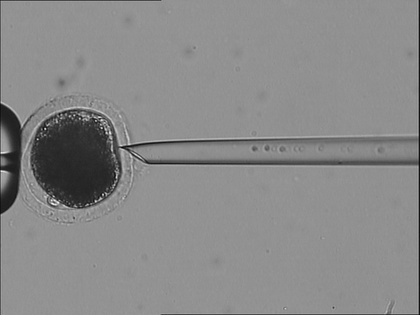
%> input picture Pictures/1033.jpg, 420 x 315 px, shrunk from 768 x 576 before the run
$ octave Harris.m   (GNU Octave 9; MATLAB toolbox functions it lacks are replaced by stand-ins)
%> lines starting %> are read from the running program, lines starting %| are printed output that depends on the picture
clc;clear;close all;

img=imread('./Pictures/1033.jpg');
%> img is the input picture: size 315x420 uint8; min 1, max 246, mean 137
subplot(121),imshow(img),title('原图');
img_gray=im2gray(img);

psf=fspecial('gaussian',[5,5],1);
Ix=filter2([-1,0,1],img_gray);
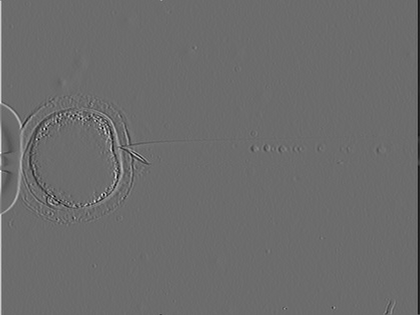
%> Ix: size 315x420 double; min -175, max 236, mean -0.1; drawn with min black and max white
Iy=filter2([-1,0,1]',img_gray);
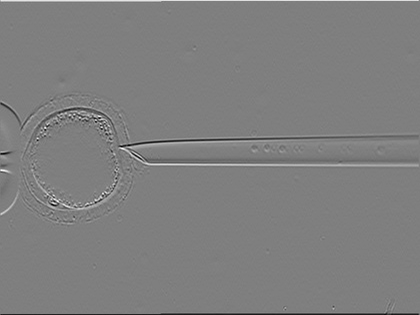
%> Iy: size 315x420 double; min -196, max 197, mean -0.1; drawn with min black and max white
Ix2=filter2(psf,Ix.^2);
Iy2=filter2(psf,Iy.^2);
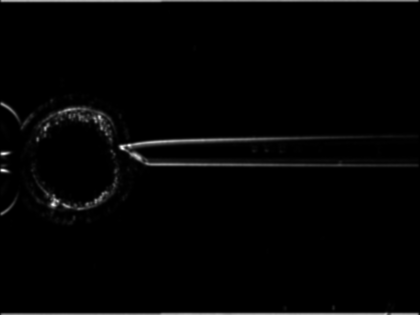
%> Iy2: size 315x420 double; min 0.0545, max 15894.3, mean 280.7; drawn with min black and max white
Ixy=filter2(psf,Ix.*Iy);
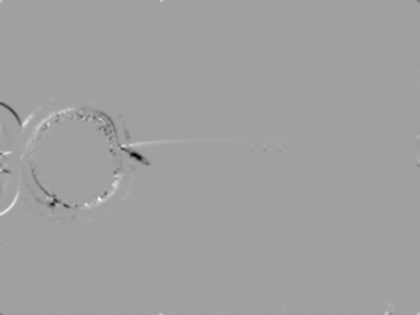
%> Ixy: size 315x420 double; min -10381.9, max 6101.5, mean -10.1; drawn with min black and max white

[m,n]=size(img_gray);
%> m = 315; n = 420
R=zeros(m,n);
max=0;
for i=1:m
    for j=1:n
        M=[Ix2(i,j),Ixy(i,j); Ixy(i,j),Iy2(i,j)];
        R(i,j)=det(M)-0.05*(trace(M))^2;
        if R(i,j)>max
            max=R(i,j);
        end
    end
end
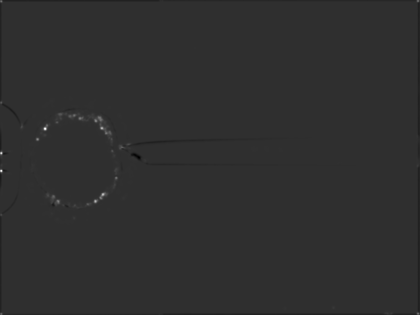
%> R: size 315x420 double; min -20128356.7, max 87099172.6, mean -31960; drawn with min black and max white
%> after the loop, max = 87099172.6

thresh=0.1;%阈值可调
tmp=zeros(m,n);
neighbours=[-1,-1;-1,0;-1,1;0,-1;0,1;1,-1;1,0;1,1];
for i=2:m-1
    for j=2:n-1
        if R(i,j)>thresh*max
            for k=1:8
                if R(i,j)<R(i+neighbours(k,1),j+neighbours(k,2))
                    break;
                end
            end
            if k==8
                tmp(i,j)=1;
            end
        end
    end
end
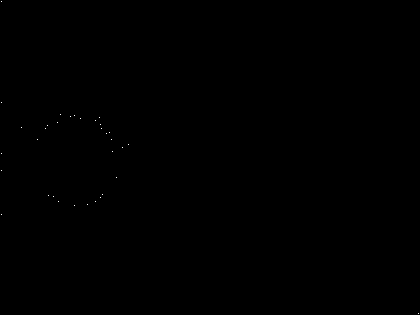
%> tmp: size 315x420 double; values 0 (black) and 1 (white), 0.03% white in thin lines or dots

subplot(122),imshow(img),title('角点检测');
hold on;
for i=2:m-1
    for j=2:n-1
        if tmp(i,j)==1
            plot(j,i,'rx')
        end
    end
end
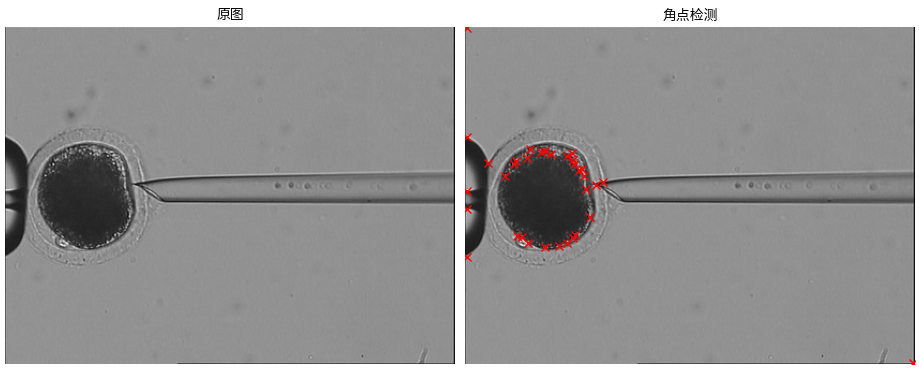
%> figure redrawn from the program's plot data, 2 panels
hold off;

$ run again, with Pictures/1004.jpg copied over Pictures/1033.jpg
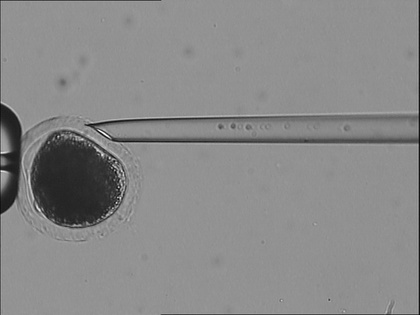
%> input picture Pictures/1004.jpg, 420 x 315 px, shrunk from 768 x 576 before the run
%> img is the input picture: size 315x420 uint8; min 7, max 255, mean 136.8
%> after the loop `for i=1:m`:
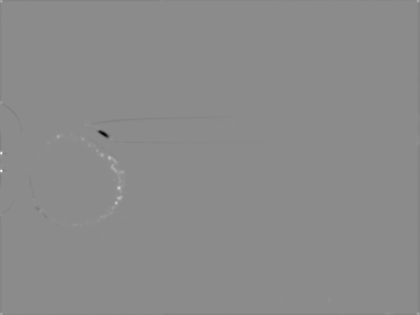
%> R: size 315x420 double; min -100342877.4, max 82518819.4, mean -84360.7; drawn with min black and max white
%> after the loop `for i=1:m`: max = 82518819.4
%> after the loop `for i=2:m-1`:
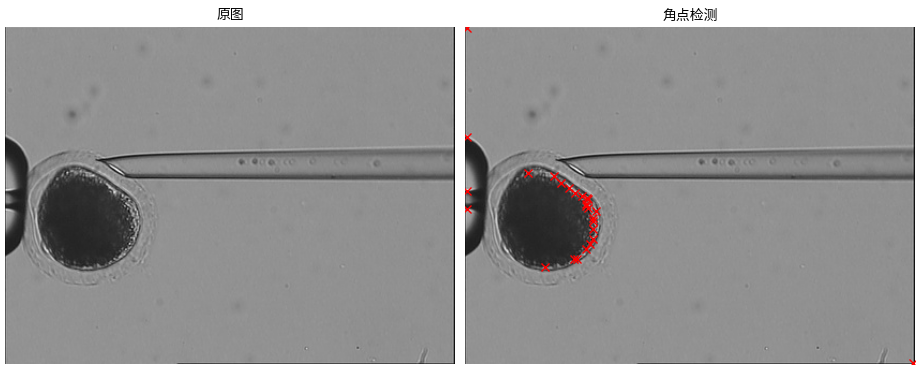
%> figure redrawn from the program's plot data, 2 panels
